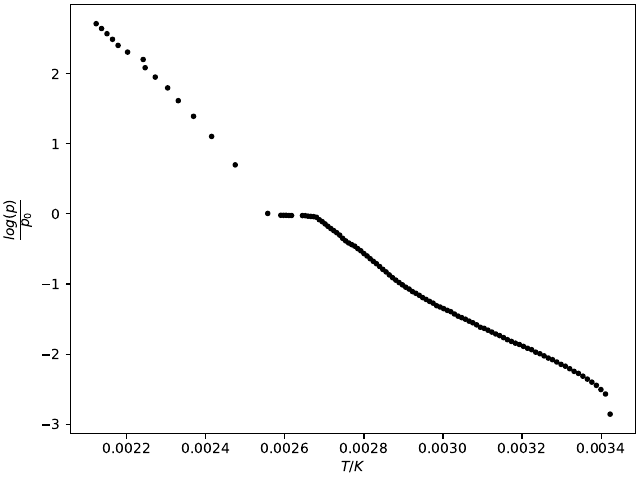

Recreate this plot in Python.
import numpy as np
import matplotlib.pyplot as plt

a,b= np.genfromtxt("data.txt", unpack=True)
x=1/(a+273.15)
y=np.log(b/0.993)
fig, ax=plt.subplots(1,1,layout="constrained")

ax.set(
    xlabel=r"$\dfrac{1}{T}/\dfrac{1}{K}$",
    ylabel=r"$\dfrac{log(p)}{p_0}$",
)
ax.plot(x,y,".k",label="Messwerte gesamt")
fig.savefig("plot1.pdf")